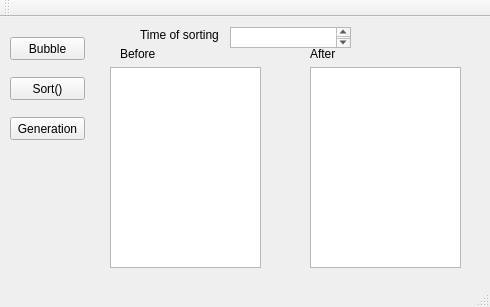
<?xml version="1.0" encoding="UTF-8"?>
<ui version="4.0">
 <class>MainWindow</class>
 <widget class="QMainWindow" name="MainWindow">
  <property name="geometry">
   <rect>
    <x>0</x>
    <y>0</y>
    <width>490</width>
    <height>307</height>
   </rect>
  </property>
  <property name="windowTitle">
   <string>MainWindow</string>
  </property>
  <widget class="QWidget" name="centralWidget">
   <widget class="QPushButton" name="bubble">
    <property name="geometry">
     <rect>
      <x>10</x>
      <y>20</y>
      <width>75</width>
      <height>23</height>
     </rect>
    </property>
    <property name="text">
     <string>Bubble</string>
    </property>
   </widget>
   <widget class="QPushButton" name="sort">
    <property name="geometry">
     <rect>
      <x>10</x>
      <y>60</y>
      <width>75</width>
      <height>23</height>
     </rect>
    </property>
    <property name="text">
     <string>Sort()</string>
    </property>
   </widget>
   <widget class="QPushButton" name="generation">
    <property name="geometry">
     <rect>
      <x>10</x>
      <y>100</y>
      <width>75</width>
      <height>23</height>
     </rect>
    </property>
    <property name="text">
     <string>Generation</string>
    </property>
   </widget>
   <widget class="QTextEdit" name="before">
    <property name="geometry">
     <rect>
      <x>110</x>
      <y>50</y>
      <width>151</width>
      <height>201</height>
     </rect>
    </property>
   </widget>
   <widget class="QTextEdit" name="after">
    <property name="geometry">
     <rect>
      <x>310</x>
      <y>50</y>
      <width>151</width>
      <height>201</height>
     </rect>
    </property>
   </widget>
   <widget class="QLabel" name="label">
    <property name="geometry">
     <rect>
      <x>120</x>
      <y>30</y>
      <width>46</width>
      <height>13</height>
     </rect>
    </property>
    <property name="text">
     <string>Before</string>
    </property>
   </widget>
   <widget class="QLabel" name="label_2">
    <property name="geometry">
     <rect>
      <x>310</x>
      <y>30</y>
      <width>46</width>
      <height>13</height>
     </rect>
    </property>
    <property name="text">
     <string>After</string>
    </property>
   </widget>
   <widget class="QTextEdit" name="time_text">
    <property name="geometry">
     <rect>
      <x>230</x>
      <y>10</y>
      <width>121</width>
      <height>21</height>
     </rect>
    </property>
   </widget>
   <widget class="QLabel" name="label_3">
    <property name="geometry">
     <rect>
      <x>140</x>
      <y>10</y>
      <width>91</width>
      <height>16</height>
     </rect>
    </property>
    <property name="text">
     <string>Time of sorting</string>
    </property>
   </widget>
  </widget>
  <widget class="QMenuBar" name="menuBar">
   <property name="geometry">
    <rect>
     <x>0</x>
     <y>0</y>
     <width>490</width>
     <height>19</height>
    </rect>
   </property>
  </widget>
  <widget class="QToolBar" name="mainToolBar">
   <attribute name="toolBarArea">
    <enum>TopToolBarArea</enum>
   </attribute>
   <attribute name="toolBarBreak">
    <bool>false</bool>
   </attribute>
  </widget>
  <widget class="QStatusBar" name="statusBar"/>
 </widget>
 <layoutdefault spacing="6" margin="11"/>
 <resources/>
 <connections/>
</ui>
